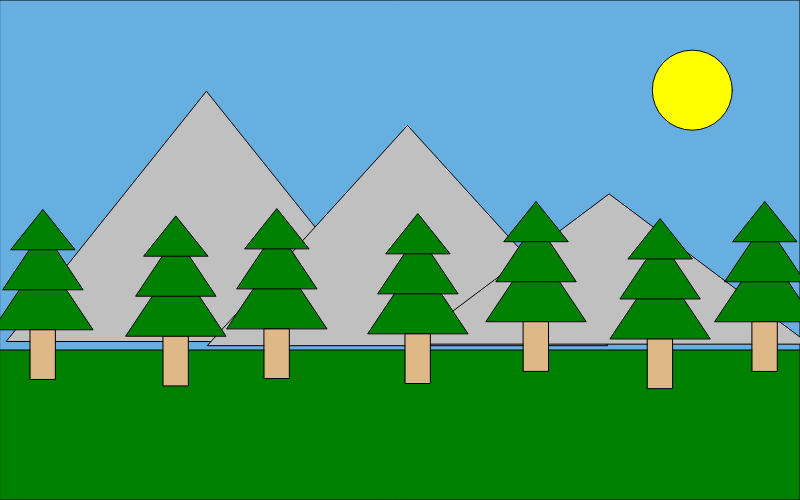
Frame 1 (no input)
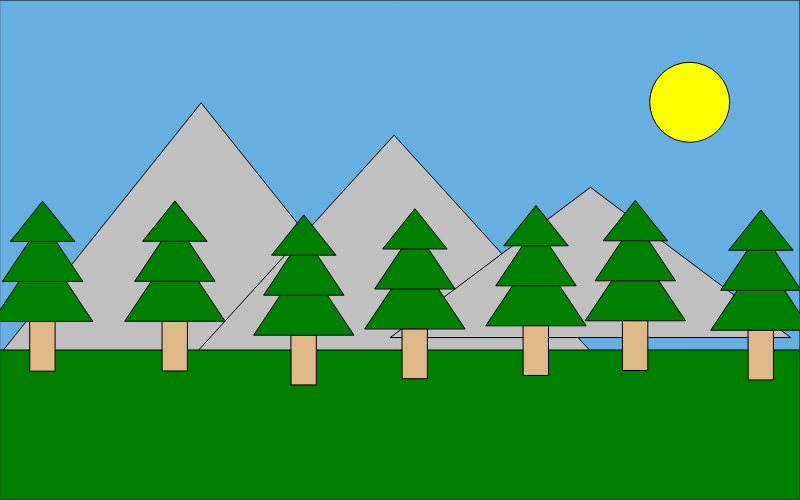
Frame 60 (no input)
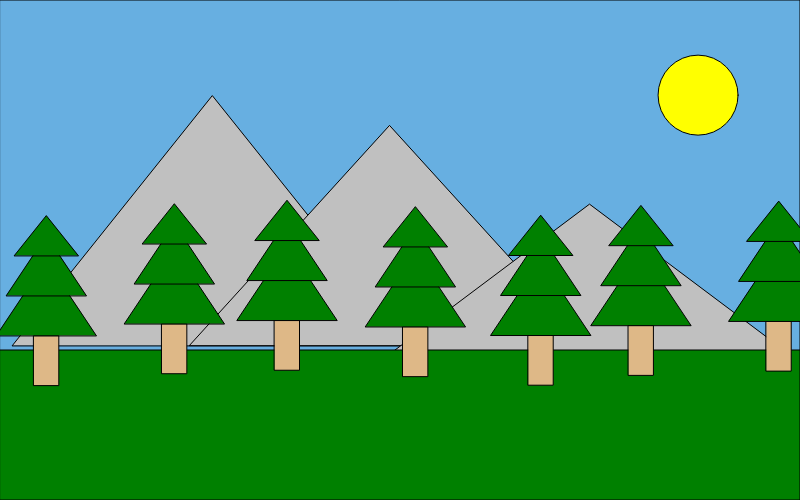
Frame 120 (the mouse pressed at the canvas centre since frame 60)

The p5.js sketch that drew these frames (run headless with seeded random() and noise() and a simulated clock; from frame 60 on, the mouse is pressed at the canvas centre):

// p5.js sketch
// ── sketch.js
let y;
let tree_arr = new Array();

class Sprite {
  constructor(x, y, size) {
    this.x = x;
    this.y = y;
    this.size = size;
  }
  
  draw_tree() {
    fill(222, 184, 135);
    rect(this.x - (this.size / 4), this.y, this.size / 2, this.size);
    fill('green');
    triangle(this.x - this.size, this.y, this.x, this.y - this.size * 1.5, this.x + this.size, this.y);
    this.size = this.size * 0.8;
    triangle(this.x - this.size, this.y - this.size, this.x, this.y - this.size * 2.5, this.x + this.size, this.y - this.size);
    this.size = this.size * 0.8;
    triangle(this.x - this.size, this.y - this.size / 0.8 * 2, this.x, this.y - this.size * 2.5 - this.size / 0.8, this.x + this.size, this.y - this.size / 0.8 * 2);
  }
}

function setup() {
  createCanvas(800, 500);
}

function draw() {
  background(220);
  fill('#67AFE1');
  rect(0,0,800,500);
  
  // Draw mountains
  fill('#C0C0C0');
  let x_offset = random(-15,15);
  let y_offset = random(-15,15);
  triangle(0 + x_offset, 350 + y_offset, 200 + x_offset, 100 + y_offset, 400 + x_offset, 350 + y_offset);
  x_offset = random(-15,15);
  y_offset = random(-15,15);
  triangle(200 + x_offset, 350 + y_offset, 400 + x_offset, 130 + y_offset, 600 + x_offset, 350 + y_offset);
  x_offset = random(-15,15);
  y_offset = random(-15,15);
  triangle(400 + x_offset, 350 + y_offset, 600 + x_offset, 200 + y_offset, 800 + x_offset, 350 + y_offset);
  
  // Draw sun
  fill('yellow');
  circle(random(700-15,700+15), random(100-15,100+15), 80);
  
  // Draw grass
  fill('green');
  rect(0, 350, 800, 150);
  
  // Draw trees
  for (let i = 50; i < 800; i = i + 120) {
    let tree1 = new Sprite(i + random(-15, 15), 330 + random(-10, 10), 50);
    tree1.draw_tree();
  }
}
